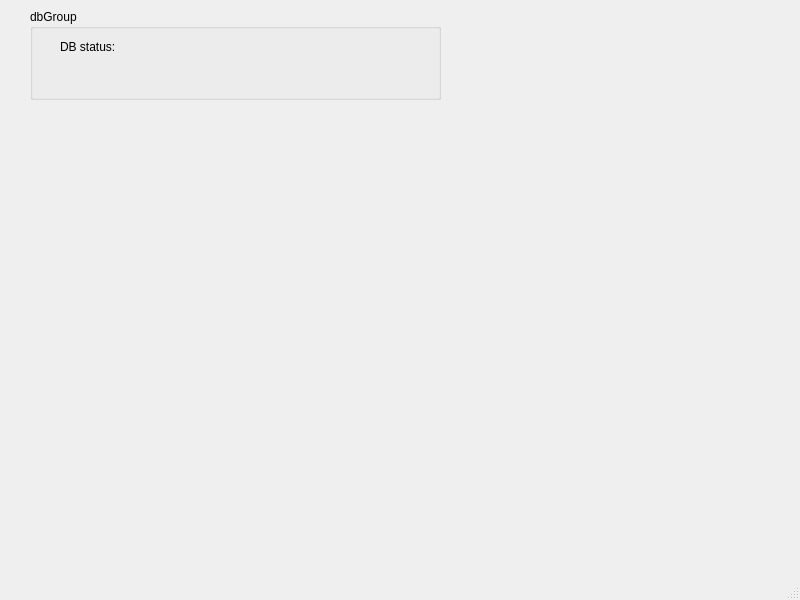
<?xml version="1.0" encoding="UTF-8"?>
<ui version="4.0">
 <class>MainWindow</class>
 <widget class="QMainWindow" name="MainWindow">
  <property name="geometry">
   <rect>
    <x>0</x>
    <y>0</y>
    <width>800</width>
    <height>600</height>
   </rect>
  </property>
  <property name="windowTitle">
   <string>MainWindow</string>
  </property>
  <widget class="QWidget" name="centralwidget">
   <widget class="QGroupBox" name="dbGroup">
    <property name="geometry">
     <rect>
      <x>30</x>
      <y>9</y>
      <width>411</width>
      <height>91</height>
     </rect>
    </property>
    <property name="title">
     <string>dbGroup</string>
    </property>
    <widget class="QLabel" name="label">
     <property name="geometry">
      <rect>
       <x>30</x>
       <y>30</y>
       <width>71</width>
       <height>16</height>
      </rect>
     </property>
     <property name="text">
      <string>DB status:</string>
     </property>
    </widget>
    <widget class="QLabel" name="lblDbStatus">
     <property name="geometry">
      <rect>
       <x>120</x>
       <y>30</y>
       <width>231</width>
       <height>16</height>
      </rect>
     </property>
     <property name="text">
      <string/>
     </property>
    </widget>
   </widget>
  </widget>
  <widget class="QMenuBar" name="menubar">
   <property name="geometry">
    <rect>
     <x>0</x>
     <y>0</y>
     <width>800</width>
     <height>20</height>
    </rect>
   </property>
  </widget>
  <widget class="QStatusBar" name="statusbar"/>
 </widget>
 <resources/>
 <connections/>
</ui>
